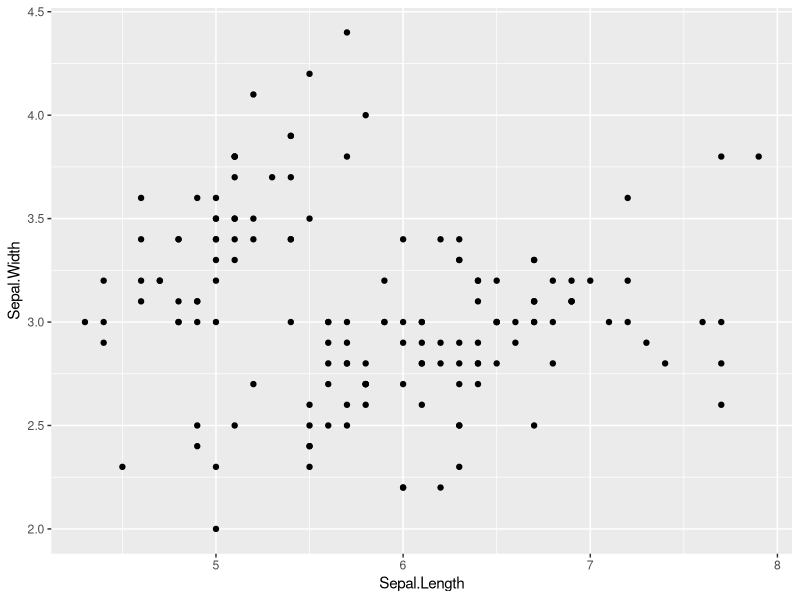
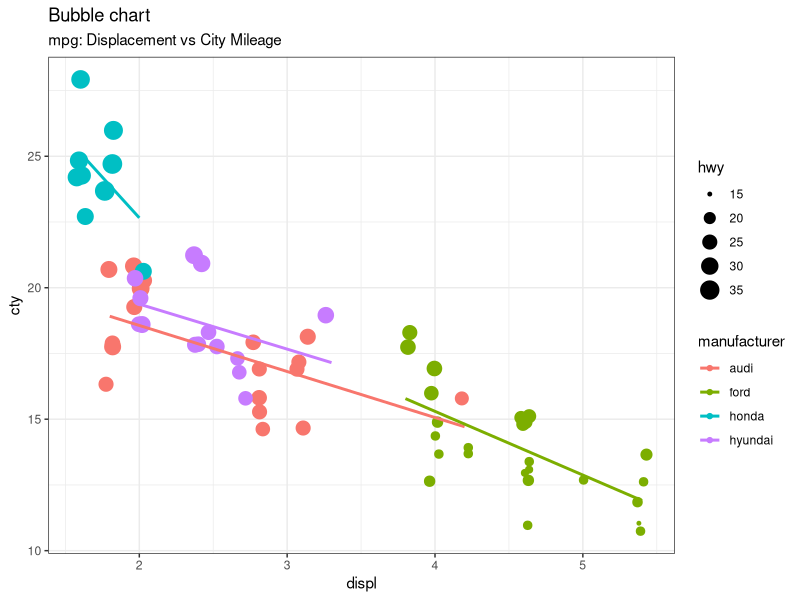

These charts were generated, in order, by the following R code:
# 패키지 설치
install.packages("ggplot2") # ctrl + enter
library(ggplot2) # ggplot2 패키지 내 함수들을 쓰겠다. 

# 통계
# 데이터
# 내장 데이터
# iris 
str(iris)
help(str) # 도움말
?str

# 시각화 레벨 1 문법
ggplot(data = iris, aes(x = Sepal.Length, 
                        y = Sepal.Width)) + 
  geom_point()
  # geom_smooth(method=lm)
  # geom_point() # 그래프 종류


library(ggplot2)
data(mpg, package="ggplot2")
# mpg <- read.csv("http://goo.gl/uEeRGu")

mpg_select <- mpg[mpg$manufacturer %in% c("audi", "ford", "honda", "hyundai"), ]

# Scatterplot
theme_set(theme_bw())  # pre-set the bw theme.
g <- ggplot(mpg_select, aes(displ, cty)) + 
  labs(subtitle="mpg: Displacement vs City Mileage",
       title="Bubble chart")

g + geom_jitter(aes(col=manufacturer, size=hwy)) + 
  geom_smooth(aes(col=manufacturer), method="lm", se=F)


